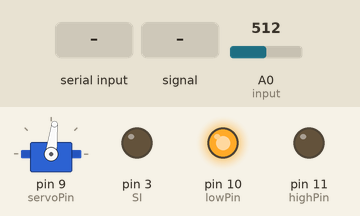
This sketch was run on a simulated Arduino Leonardo, built with avr-gcc and run on an emulated ATmega32U4. Shown: servo, output pins drawn as LEDs (lit = HIGH). The inputs (shaded band) are chosen by the test bench; at power-on: A0 (input) = 512. Pins used as bus, display or sensor lines are not drawn.

Above: at 4.2 s.
4.3 s: "a" received over the second serial link
At 5.4 s:
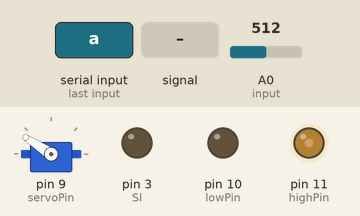
5.8 s: A0 (input) set to 716
At 6.7 s:
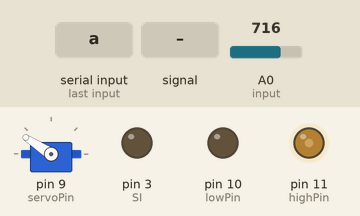
7.3 s: A0 (input) set to 900
At 7.9 s:
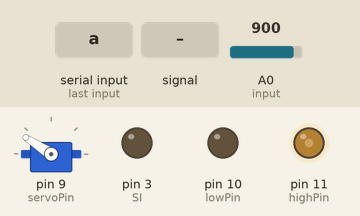
8.8 s: A0 (input) fed a 200 Hz sine of ±81 counts around its level
At 8.96 s:
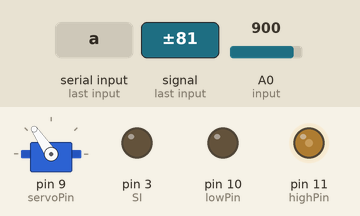
11.8 s: A0 (input) set to 1023
13.3 s: "b" received over the second serial link
At 14.5 s:
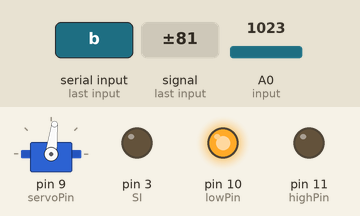
Timing chart, 0 to 15.8 s (numbered marks = the images above; inputs shaded):
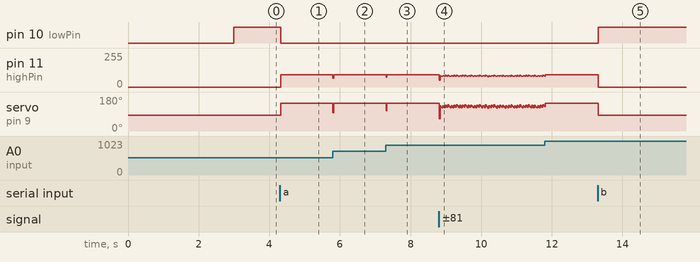

The sketch:

MotorDriverTest.ino
```cpp
#include <Servo.h>

Servo myservo;
const int SI = 3;
const int CLK = 4;
const int input = 0;
const int mid = 83 ;
const int servoPin = 9;
const int highPin = 11;  // Analog input pin that the potentiometer is attached to
const int lowPin = 10;
void setup() {
  // put your setup code here, to run once:
  pinMode(SI, OUTPUT);
  pinMode(CLK, OUTPUT);
  pinMode(highPin, OUTPUT);
  pinMode(lowPin, OUTPUT);
  myservo.attach(servoPin);
  myservo.write(mid);

  Serial1.begin(9600);
  Serial.begin(9600);
  delay(3000);
}

int velocity = 60;
int data[128];
int filteredData[127];
int prevError;
double iError;
boolean start = false;
void loop() {

  if (Serial1.available() > 0) {
    char data = Serial1.read();
    if (data == 'a') {
      start = true;
    }
    if (data == 'b') {
      start = false;
      prevError = 0;
      iError = 0;
    }
  }
  if (start) {
    one_shot();

    medianFilter(data);
    gradientFilter(data, filteredData);
    int error = getError(filteredData);
    int angle = PID(error, 1,0,0);
    runServo(mid-angle);

    analogWrite(highPin,(int)(velocity-0.5*error));
    digitalWrite(lowPin, LOW);
  }
  else {
    myservo.write(mid);
    digitalWrite(highPin, LOW);
    digitalWrite(lowPin, HIGH);
  }
}

void runServo(int degree) {
  myservo.write(degree);
}

double PID(int error, double kp, double ki, double kd) {
  int dError = error-prevError;
  iError = iError + error;
  prevError = error;
  double angle = kp*error+ki*iError+kd*dError;
  return angle;
}
void one_shot() {

  // clear out data
  digitalWrite(CLK, LOW);
  digitalWrite(SI, HIGH);
  digitalWrite(CLK, HIGH);
  digitalWrite(SI, LOW);
  digitalWrite(CLK, LOW);
  // clear out
  for(int i = 0; i < 128; i++) {
    digitalWrite(CLK, HIGH);
    digitalWrite(CLK, LOW);
  }

  // Saturation time
  delayMicroseconds(5000);

  // write data
  digitalWrite(SI, HIGH);
  digitalWrite(CLK, HIGH);
  digitalWrite(SI, LOW);
  digitalWrite(CLK, LOW);
  for(int i = 0; i < 128; i++) {
    delayMicroseconds(20);
    int pixel=analogRead(input);
    data[i] = pixel;
    digitalWrite(CLK, HIGH);
    digitalWrite(CLK, LOW);
  }
}
void gradientFilter(int arr[], int newArr[]) {
  for (int i = 0; i < 127; i++) {
    newArr[i] = arr[i+1]-arr[i];
  }
}
void medianFilter(int arr[]) {

  int oldValue = arr[0];
  for (int i = 0; i < 127; i++) {
    int newValue = median(oldValue, arr[i], arr[i+1]);
    oldValue = arr[i];
    arr[i] = newValue;
  }
  arr[127]=median(oldValue, arr[127], arr[127]);
}
int getError(int arr[]) {
  int maxIndex = 0;
  int minIndex = 0;
//  for (int i = 0; i < 127; i++) {
//    Serial.println(output[i]);
//  }

  for (int i = 0; i < 127; i++) {
    if (arr[i]>arr[maxIndex]) {
      maxIndex = i;
    }
    if (arr[i]<arr[minIndex]) {
      minIndex = i;
    }
  }
  int error = (maxIndex+minIndex)/2-64;
  return error;
}

int median(int a, int b, int c) {
  int x = max(a,b);
  int y = max(a,c);
  int z = max(b,c);
  if(x==y) {
    return z;
  }
  else if(x==z) {
    return y;
  }
  else {
    return x;
  }
}
```

Measured:
- after the input at 4.3 s, pin 10 (lowPin): HIGH → LOW at once; pin 11 (highPin): 0/255 → 92/255 at once; servo on pin 9 (servoPin): 83° → 147° at once
- after the input at 5.8 s, pin 11 (highPin): 92/255 → 66/255 at once, → 92/255 0.02 s later; servo on pin 9 (servoPin): 147° → 96° at once, → 147° 0.02 s later
- after the input at 7.3 s, pin 11 (highPin): 92/255 → 72/255 at once, → 92/255 0.02 s later; servo on pin 9 (servoPin): 147° → 108° at once, → 147° 0.02 s later
- after the input at 13.3 s, pin 10 (lowPin): LOW → HIGH at once; pin 11 (highPin): 92/255 → 0/255 at once; servo on pin 9 (servoPin): 147° → 83° at once
